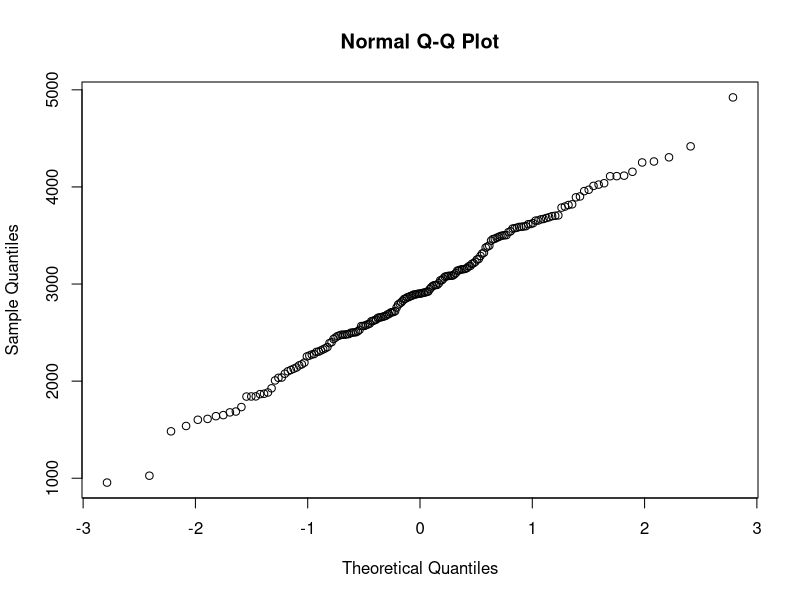
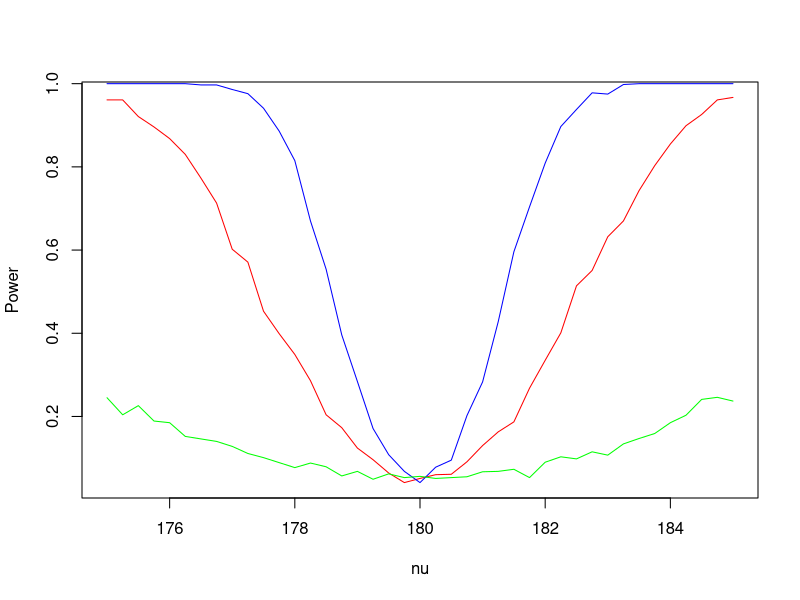
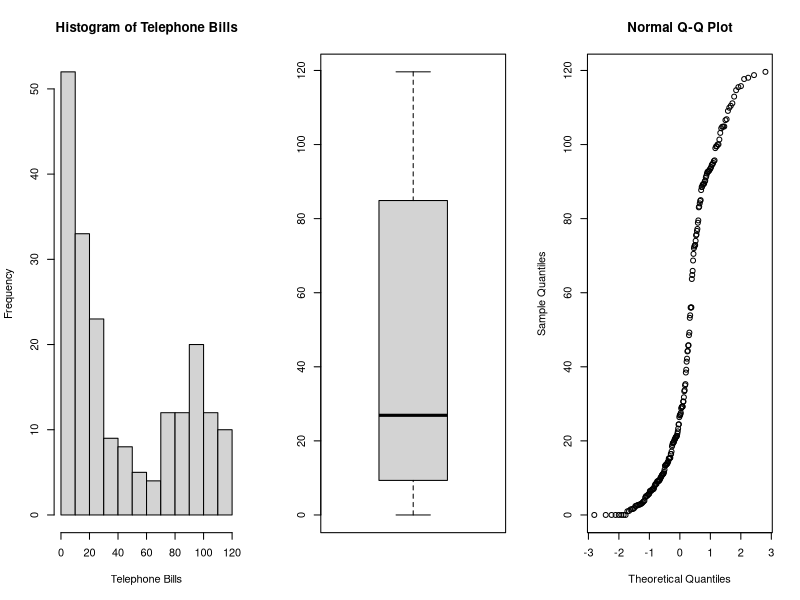
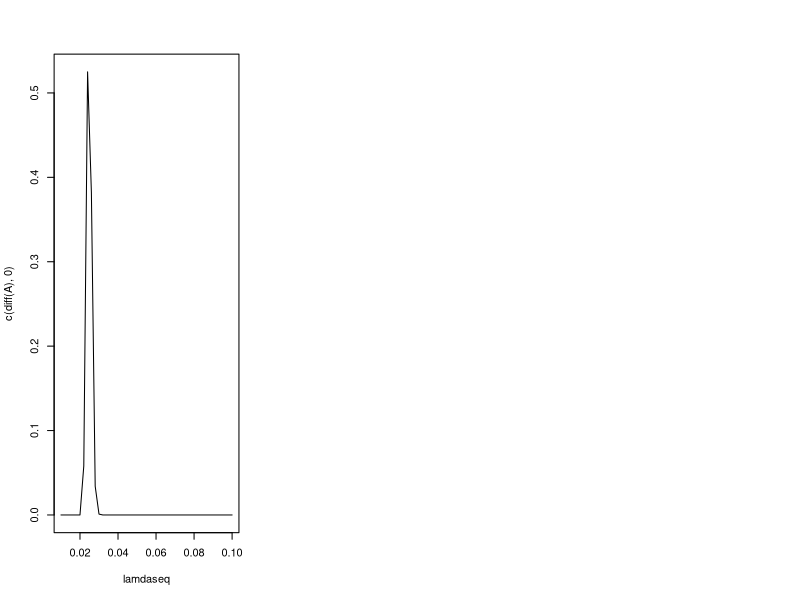
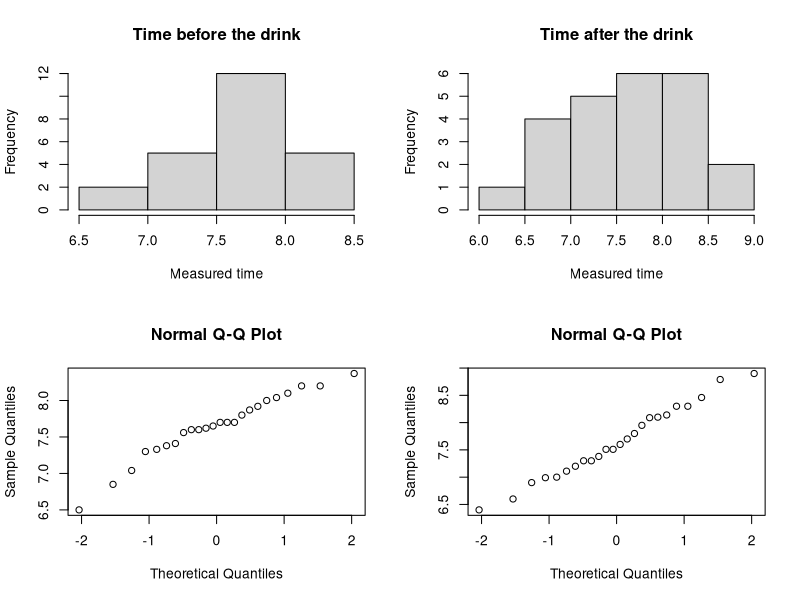
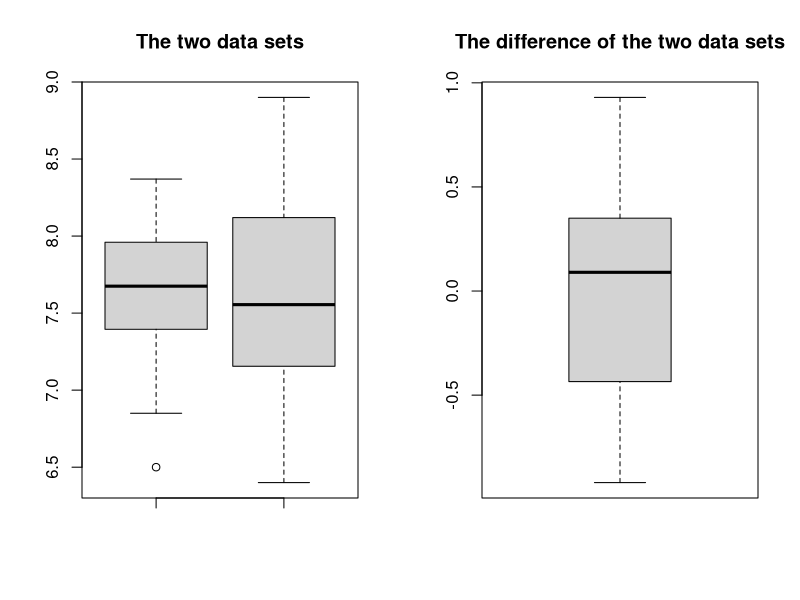
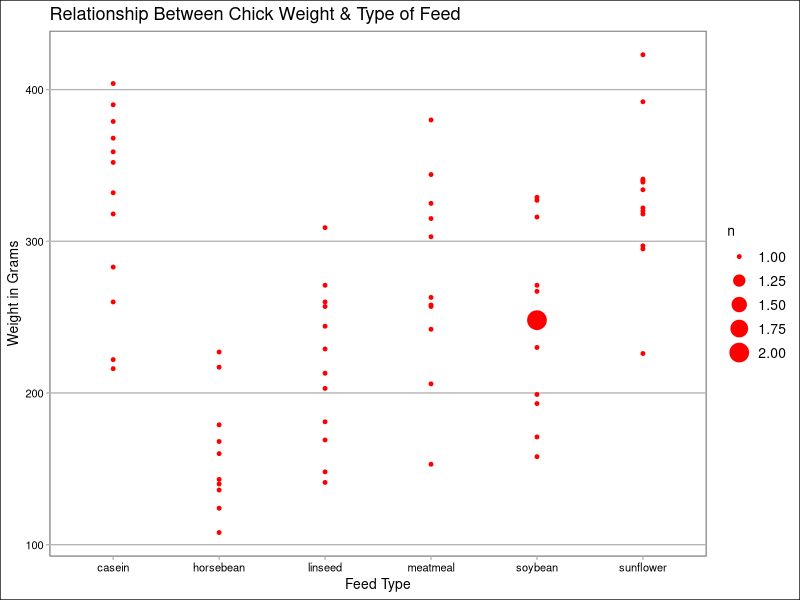
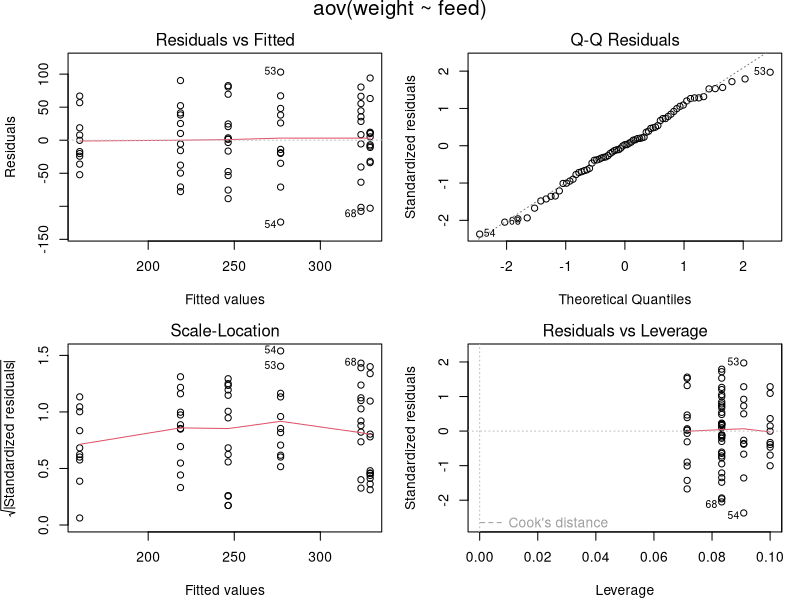

The R source for these figures, in order:
## ---- chunk 1
knitr::opts_chunk$set(echo = TRUE)
## ---- chunk 2
data = read.table(file="birthweight.txt", header=TRUE)#Read the data from the file
qqnorm(data$birthweight)#Create a QQ plot to check the normality of the data
## ---- chunk 3
data_mean = mean(data$birthweight)#Compute the estimate point for mu 
cat("mu =", data_mean)
## ---- chunk 4
error = qt(0.95, df=length(data$birthweight) - 1) * sd(data$birthweight) / sqrt(length(data$birthweight))#Compute the error for a 90% confidence interval
upper_bound = data_mean + error#Compute the upper bound of the confidence interval
lower_bound = data_mean - error#Compute the lower bound of te confidence interval
cat("90% confidence interval = (", lower_bound,",", upper_bound, ")")
## ---- chunk 5
t.test(data$birthweight, mu=2800, alternative="greater")#Compute the t-test to check if the mean is bigger than 2800
## ---- chunk 6
t.test(data$birthweight)
t.test(data$birthweight, conf.level=0.9)
## ---- chunk 7
n = m = 30#Initialize the variables that are going to be used to calculate the power
mu = 180
nu = 175
sd = 5
B = 1000
p = numeric(B)
for(b in 1:B){#Calculate the p-value for a "B" number of times
  x = rnorm(n, mu, sd)#Initialize "n" data points from a normal distribution with a mean "mu" and a standard deviation "sd".
  y = rnorm(m, nu, sd)#Initialize "m" data points from a normal distribution with a mean "nu" and a standard deviation "sd".
  p[b] = t.test(x, y, var.equal=TRUE)[[3]]#Obtain the p-value after doing the t-test
}
power = mean(p<0.05)#Calculate the power function
cat("The power of the test is equal with:", power)
## ---- chunk 8
nu = seq(175, 185, by=0.25)#Initialize the variables that are going to be used to calculate the power
power_a = numeric(length(nu))
for(i in 1:length(nu)){#Calculate the power for each "nu" value
  for(b in 1:B){
    x = rnorm(n, mu, sd)
    y = rnorm(m, nu[i], sd)
    p[b] = t.test(x, y, var.equal=TRUE)[[3]]
  }
  power_a[i] = mean(p<0.05)#Calculate the power function of a particular value of "nu"
}
## ---- chunk 9
n = m = 100#Initialize the variables that are going to be used to calculate the power
nu = seq(175, 185, by=0.25)
power_b = numeric(length(nu))
for(i in 1:length(nu)){
  for(b in 1:B){
    x = rnorm(n, mu, sd)
    y = rnorm(m, nu[i], sd)
    p[b] = t.test(x, y, var.equal=TRUE)[[3]]
  }
  power_b[i] = mean(p<0.05)
}
## ---- chunk 10
n = m = 30#Initialize the variables that are going to be used to calculate the power
sd = 15
nu = seq(175, 185, by=0.25)
power_c = numeric(length(nu))
for(i in 1:length(nu)){
  for(b in 1:B){
    x = rnorm(n, mu, sd)
    y = rnorm(m, nu[i], sd)
    p[b] = t.test(x, y, var.equal=TRUE)[[3]]
  }
  power_c[i] = mean(p<0.05)
}
## ---- chunk 11
plot(nu, power_a, type="l", col="red", ylab="Power", xlab="nu")
points(nu, power_b, type="l", col="blue")
points(nu, power_c, type="l", col="green")
legend(10,90, legend=c("Power a", "Power b", "Power c"), col=c("red", "blue", "green"))
## ---- chunk 12
telephone = read.table('telephone.txt', header=T)
med = median(telephone$Bills)
par(mfrow = c(1,3))
hist(telephone$Bills, main='Histogram of Telephone Bills', xlab='Telephone Bills') 
#inconsistency in shape
boxplot(telephone$Bills, xlab='')
qqnorm(telephone$Bills)
## ---- chunk 13
mfrow = c(1,1)
lamdaseq = seq(0.01, 0.1, by = 0.002) 
A = numeric(length(lamdaseq))

for (i in 1:length(lamdaseq))
  {B = numeric(1000)
   lambda = lamdaseq[i]
   for (j in 1:length(B))
     {sample = rexp(1000, lambda)
      B[j] = median(sample)
      }
  A[i] = (length(B[B<med])/length(B)) #Building a vector with the values for which B<med, divided by the length of B
}

plot(lamdaseq, c(diff(A), 0), type='l') #for this plot, a random sample has been drawn
#with the lambda values from lambdaseq. For each sample, 1000 observations were drawn and compared to the median sample.
## ---- chunk 14
B=1000 
Tstar=numeric(B)
for(i in 1:B) {
  Xstar=sample(telephone$Bills,replace=TRUE) 
  Tstar[i]=median(Xstar)} 
Tstar25 = quantile(Tstar,0.025)# construct 95% confidence interval 
Tstar975 = quantile(Tstar,0.975)
ciTstar = c(2*median(Tstar)-Tstar975, 2*median(Tstar)-Tstar25)
print(median(Tstar))#The obtained 95% CI for the population median of the given sample is [0.20, 0.32], around its mean 0.26.
## ---- chunk 15
B = numeric(1000)
for (j in 1:length(B)){
  sample = rexp(200, 0.026)
  B[j] = median(sample)
}
B25 = quantile(B, 0.025)
B975 = quantile(B, 0.975)
med = median(B)
print(med)
ciB = c(2*med - B975, 2*med - B25)
print(ciB)
#The obtained 95% confidence interval for the population median is [21.69263, 32.15699], around the mean 26.46878.
## ---- chunk 16
pl = sum(Tstar<40)/B
pr = sum(Tstar>=40)/B
p = 2*(min(pl,pr))
p
#The bootstrap p-value is 0, which means that the data from the t-test can not not be trusted, hence the hypothesis can not yet be validated or rejected.

# test percentage bill <10 at most 25% from surrogate data sample
B =1000 
Tstar=numeric(B) 
for(i in 1:B) {
  Xstar=sample(telephone$Bills,replace=TRUE) 
  Tstar[i]=mean(Xstar<10) 
}
pl = sum(Tstar<0.25)/B
pr = sum(Tstar>=0.25)/B
p = 2*(min(pl,pr))
mean(Tstar)
pl;pr;p
#The obtained p-value from the test is 0.672, hence H0 is validated, confirming there is a significant difference between the samples.

## ---- chunk 17
data_4 = read.table(file="run.txt", header=TRUE)#Read the data from run.txt
par(mfrow=c(2,2))
hist(data_4$before, main="Time before the drink", xlab="Measured time")#Creates a histogram from the data with the time before the drink
hist(data_4$after, main="Time after the drink", xlab="Measured time")#Creates a histogram from the data with the time after the drink
qqnorm(data_4$before)#Creates a QQ-norm from the time before before the drink
qqnorm(data_4$after)#Creates a QQ-norm from the time before after the drink
## ---- chunk 18
par(mfrow=c(1,2))
boxplot(data_4$before, data_4$after, main="The two data sets")#Creates a boxplot from the data with the time before the drink
boxplot(data_4$before - data_4$after, main="The difference of the two data sets")#Creates a boxplot from the data with the time after the drink
## ---- chunk 19
t.test(data_4$before, data_4$after, paired=TRUE)
t.test(data_4$before - data_4$after)
## ---- chunk 20
energy_data_before = data_4$before[data_4[,3] == "energy"]
energy_data_after = data_4$after[data_4[,3] == "energy"]
par(mfrow=c(2,2))
#hist(energy_data_before, main="Run time before energy drink", xlab="Measured time")
#hist(energy_data_after, main="Run time after energy drink", xlab="Measured time")
#boxplot(energy_data_before, energy_data_after, main="The two data sets")
#boxplot(energy_data_before - energy_data_after, main="The difference of the two data sets")
## ---- chunk 21
t.test(energy_data_before, energy_data_after, paired=TRUE)
t.test(energy_data_before - energy_data_after)
## ---- chunk 22
lemo_data_before = data_4$before[data_4[,3] == "lemo"]
lemo_data_after = data_4$after[data_4[,3] == "lemo"]
par(mfrow=c(2,2))
#hist(lemo_data_before, main="Run time before placebo", xlab="Measured time")
#hist(lemo_data_after, main="Run time after placebo", xlab="Measured time")
#boxplot(lemo_data_before, lemo_data_after, main="The two data sets")
#boxplot(lemo_data_before - lemo_data_after, main="The difference of the two data sets")
## ---- chunk 23
t.test(lemo_data_before, lemo_data_after, paired=TRUE)
t.test(lemo_data_before - lemo_data_after)
## ---- chunk 24
child_time = numeric(length(data_4$before))
for(i in 1:length(data_4$before)){
  child_time[i] =  data_4$before[i] - data_4$after[i]
}

lemo_child_time = child_time[data_4[,3] == "lemo"]
energy_child_time = child_time[data_4[,3] == "energy"]

par(mfrow=c(2,2))
#hist(lemo_child_time, main="Run time placebo", xlab="Measured time")
#hist(energy_child_time, main="Run time energy drink", xlab="Measured time")
#boxplot(lemo_child_time, energy_child_time, main="The two data sets")
#boxplot(lemo_child_time - energy_child_time, main="The difference of the two data sets")
## ---- chunk 25
t.test(lemo_child_time, energy_child_time, paired=TRUE)
t.test(lemo_child_time - energy_child_time)
## ---- chunk 26
data("chickwts")
meatmeal = chickwts$weight[chickwts$feed == "meatmeal"]
sunflower = chickwts$weight[chickwts$feed == "sunflower"]
#boxplot(meatmeal, sunflower, names=c("meatmeal", "sunflower"))
## ---- chunk 27
t.test(meatmeal, sunflower, paired=FALSE)
## ---- chunk 28
wilcox.test(meatmeal, sunflower)
## ---- chunk 29
ks.test(meatmeal,sunflower)
## ---- chunk 30
chickaov=lm(weight ~ feed, data=chickwts)
anova(chickaov)
## ---- chunk 31
library(ggplot2)
library(ggthemes)
library(dplyr)
cdata = tbl_df(chickwts)
cdata.wt.feed = cdata %>%
  ggplot(aes(x=feed, y=weight)) +
  geom_count(color="red") +
  labs(title="Relationship Between Chick Weight & Type of Feed",
       x="Feed Type", y="Weight in Grams") + 
  theme_calc()
cdata.wt.feed
## ---- chunk 32
caov = aov(weight~feed, data=chickwts)
opar = par(mfrow = c(2, 2), oma = c(0, 0, 1.1, 0),
            mar = c(4.1, 4.1, 2.1, 1.1))
plot(caov)
## ---- chunk 33
summary(caov)
## ---- chunk 34
kruskal.test(weight ~ feed, data=chickwts) 
